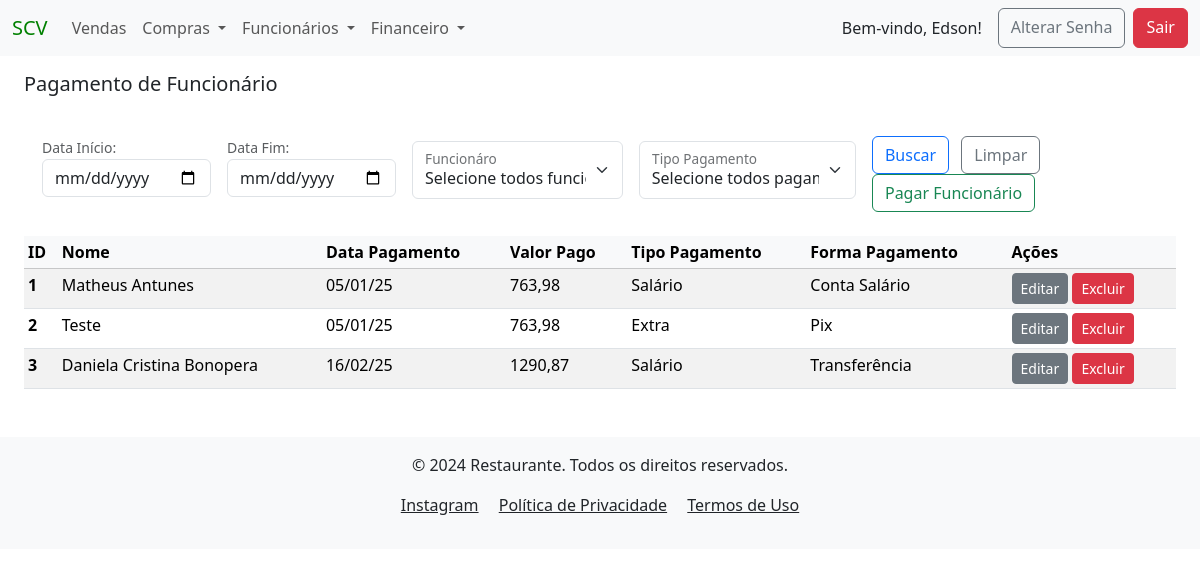
Page /payment/ (signed in) on the earlier database version.
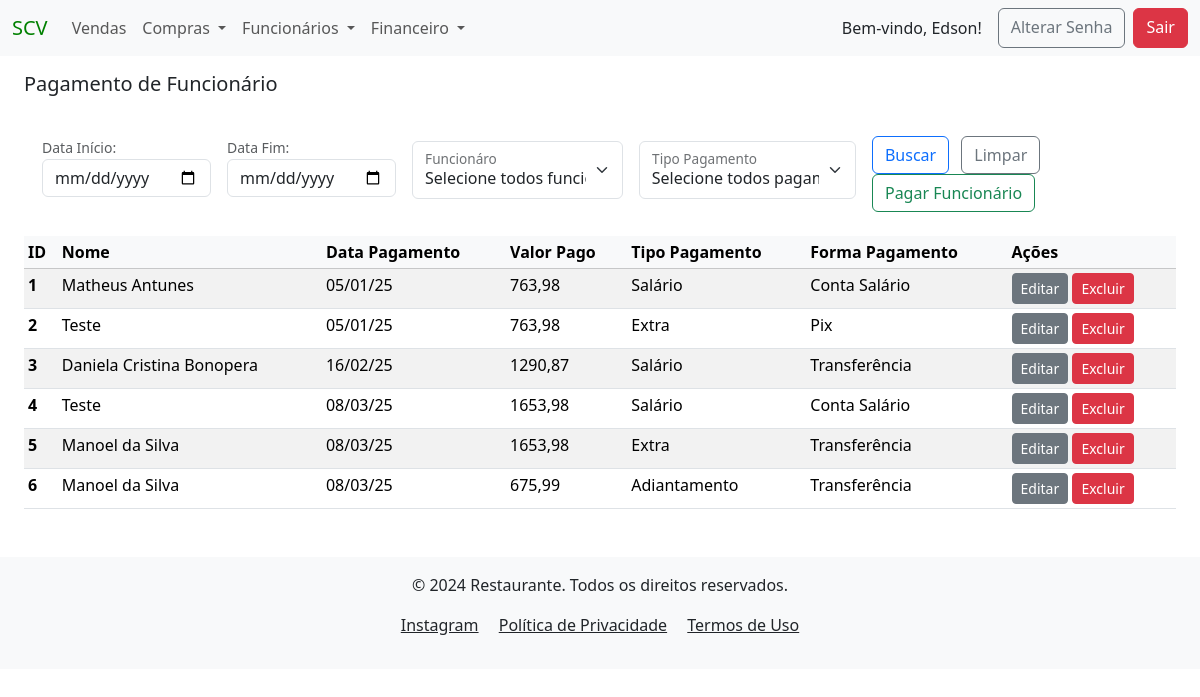
Same page on the later database version.
### funcionarios/models.py (models this page shows)
class Pagamento(models.Model):
    lista_tipo_pagamento = [
                            ('Salário', 'Salário'),
                            ('Adiantamento', 'Adiantamento'),
                            ('Vale', 'Vale'),
                            ('Vale Transporte', 'Vale Transporte'),
                            ('Extra', 'Extra'),
                            ('Rescisão', 'Rescisão'),
                            ('Comissão', 'Comissão'),
                            ('Férias', 'Férias'),
                            ('13° Salário', '13° Salário')
                            ]
    lista_forma_pagamento = [
                             ('Conta Salário', 'Conta Salário'),
                             ('Dinheiro', 'Dinheiro'),
                             ('Transferência', 'Transferência'),
                             ('Pix', 'Pix'),
                             ('Cheque', 'Cheque'),
                             ('Multa Recisória', 'Multa Recisória')
                             ]
    created_at = models.DateTimeField(auto_now_add=True)
    nome_funcionario = models.ForeignKey(Cadastro, on_delete=models.PROTECT, verbose_name="Funcionário", null=False)
    data_pagamento = models.DateField(verbose_name="Data Pagamento", null=False, blank=False,)
    valor_pago = models.DecimalField(verbose_name="Valor Pago", max_digits=9, decimal_places=2, null=False, blank=False)
    tipo_pagamento = models.CharField(verbose_name="Tipo de Pagamento", max_length=15, choices=lista_tipo_pagamento, null=False, blank=False)
    forma_pagamento = models.CharField(verbose_name="Forma de Pagamento", max_length=15, choices=lista_forma_pagamento, null=False, blank=False)
    author = models.ForeignKey(User, on_delete=models.PROTECT, blank=False, default=1)
    dt_atualizado = models.DateTimeField(auto_now=True, null=False, blank=False)

class Cadastro(models.Model):
    LIST_BANK = [('Banco do Brasil', 'Banco do Brasil'),
                   ('Banco Original', 'Banco Original'),
                   ('Bradesco', 'Bradesco'),
                   ('Caixa Econômica', 'Caixa Econômica'),
                   ('C6 Bank', 'C6 Bank'),
                   ('Itau', 'Itau'),
                   ('Inter', 'Inter'),
                   ('Neon', 'Neon'),
                   ('Next', 'Next'),
                   ('Nubank', 'Nubank'),
                   ('Santander', 'Santander'),
                   ]
    created_at = models.DateTimeField(auto_now_add=True)
    nome_funcionario = models.CharField(verbose_name="Funcionário", max_length=40 , blank=False, unique=True)
    rg = models.CharField(verbose_name="RG", max_length=14, null=True , blank=True)
    cpf = models.CharField(verbose_name="CPF", max_length=14, null=True , blank=True)
    carteira_trabalho = models.CharField(verbose_name="CTPS", max_length=12, null=True, blank=True)
    endereco = models.CharField(verbose_name="Endereço", max_length=40, null=True, blank=True)
    numero = models.CharField(verbose_name="Número", max_length=255, null=True, blank=True)
    bairro = models.CharField(verbose_name="Bairro", max_length=20, null=True, blank=True)
    cidade = models.CharField(verbose_name="Cidade", max_length=30, null=True, blank=True)
    telefone = models.CharField(verbose_name="Telefone", max_length=13, null=True, blank=True)
    banco = models.CharField(verbose_name="Banco", choices=LIST_BANK, max_length=15, null=True, blank=True)
    agencia = models.CharField(verbose_name="Agencia", max_length=7, null=True, blank=True)
    conta = models.CharField(verbose_name="Conta", max_length=10, null=True, blank=True)
    author = models.ForeignKey(User, on_delete=models.PROTECT, blank=False, default=1)
    dt_atualizado = models.DateTimeField(auto_now=True, null=False, blank=False)
    def __str__(self):
        return f"{self.nome_funcionario}"

### funcionarios/views.py (the view, shortened to what this page needs)
# urls.py: path('payment/', PagamentoListView.as_view(), name="pagamento_list"),
class PagamentoListView(LoginRequiredMixin, PermissionRequiredMixin, ListView):
    model = Pagamento
    template_name = 'funcionarios/pagamento_list.html'
    permission_required = 'funcionarios.view_pagamento'  # Permissão para visualizar objetos'
    def get_queryset(self):
        queryset = Pagamento.objects.all()
        data_inicio_pagamento_funcionario = self.request.GET.get('data_inicio_pagamento_funcionario')
        data_fim_pagamento_funcionario = self.request.GET.get('data_fim_pagamento_funcionario')
        if data_inicio_pagamento_funcionario:
            queryset = queryset.filter(data_pagamento__gte=data_inicio_pagamento_funcionario)
        if data_fim_pagamento_funcionario:
            queryset = queryset.filter(data_pagamento__lte=data_fim_pagamento_funcionario)
        nome_funcionario_pagamento = self.request.GET.get('nome_funcionario')
        if nome_funcionario_pagamento:
            queryset = queryset.filter(id=nome_funcionario_pagamento)
        tipo_pagamento = self.request.GET.get('tipo_pagamento')
        if tipo_pagamento:
            queryset = queryset.filter(id=tipo_pagamento)
        return queryset
    def get_context_data(self, **kwargs):
        context = super().get_context_data(**kwargs)
        context['pagamento_funcionarios'] = Pagamento.objects.all()
        return context

### funcionarios/templates/funcionarios/pagamento_list.html (shortened to what this page needs)
{% extends 'global/base.html' %}
{% block content %}
<h5 class="mb-4 mt-3">Pagamento de Funcionário</h5>
<div class="container">
    <form action="" method="GET" class="d-flex align-items-center">
        <div class="mb-2 me-2">
            <small for="data_inicio" class="form-text">Data Início:</small>
            <input type="date" class="form-control" id="data_inicio_pagamento_funcionario" name="data_inicio_pagamento_funcionario" value="{{ request.GET.data_pagamento }}">
        </div>
        <div class="mb-2 ms-2 me-2">
            <small for="data_fim" class="form-text">Data Fim:</small>
            <input type="date" class="form-control" id="data_fim_pagamento_funcionario" name="data_fim_pagamento_funcionario" value="{{ request.GET.data_pagamento }}">
        </div>
        <div class="form-floating mb-2 ms-2 me-2 mt-2">
            <select class="form-select" id="floatingSelect" name="nome_funcionario" aria-label="Floating label select example">
                <option value="">Selecione todos funcionário</option>
            </select>
            <label for="floatingSelect">Funcionáro</label>
        </div>
        <div class="form-floating mb-2 ms-2 me-2 mt-2">
            <select class="form-select" id="floatingSelect" name="tipo_pagamento" aria-label="Floating label select example">
                <option value="">Selecione todos pagamentos</option>
            </select>
            <label for="floatingSelect">Tipo Pagamento</label>
        </div>
        <div class="mb-2 ms-2 mt-3">
            <button type="submit" class="btn btn-outline-primary me-2" name="buscar_funcionario_pagamento">Buscar</button>
            <a href="{% url 'pagamento_list' %}" class="btn btn-outline-secondary me-2">Limpar</a>
            <a href="{% url 'create_payment' %}" class="btn btn-outline-success me-2">Pagar Funcionário</a>
        </div>
    </form>
</div>
{% if pagamento_list %}
<table class="table table-sm table-striped table-hover mt-3">
    <thead class="table-light">
    <tr>
        <th scope="col">ID</th>
        <th scope="col">Nome</th>
        <th scope="col">Data Pagamento</th>
        <th scope="col">Valor Pago</th>
        <th scope="col">Tipo Pagamento</th>
        <th scope="col">Forma Pagamento</th>
        <th scope="col">Ações</th>
    </tr>
    </thead>
    <tbody>
        {% for pagamento in pagamento_list %}
            <tr>
                <th scope="row" >{{ pagamento.pk }}</th>
                <td>{{ pagamento.nome_funcionario }}</td>
                <td>{{ pagamento.data_pagamento| date:"d/m/y"| default:"-" }}</td>
                <td>{{ pagamento.valor_pago| default:"-" }}</td>
                <td>{{ pagamento.tipo_pagamento| default:"-" }}</td>
                <td>{{ pagamento.forma_pagamento| default:"-" }}</td>
                <td>
                    <a href="{% url 'update_payment' pk=pagamento.pk %}" class="btn btn-secondary btn-sm">Editar</a>
                    <a href="{% url 'delete_payment' pk=pagamento.pk %}" class="btn btn-danger btn-sm">Excluir</a>
                </td>
            </tr>
        {% endfor %}
    </tbody>
</table>
{% else %}
<div class="container">
    <div class="alert alert-warning mt-3" role="alert">
        Não há pagamentos para o filtro selecionado.
    </div>
</div>
{% endif %}
{% endblock content %}

Differences in the rows shown:
added Pagamento: pk "4", nome_funcionario "Teste", data_pagamento "08/03/25", valor_pago "1653,98", tipo_pagamento "Salário", forma_pagamento "Conta Salário"
added Pagamento: pk "5", nome_funcionario "Manoel da Silva", data_pagamento "08/03/25", valor_pago "1653,98", tipo_pagamento "Extra", forma_pagamento "Transferência"
added Pagamento: pk "6", nome_funcionario "Manoel da Silva", data_pagamento "08/03/25", valor_pago "675,99", tipo_pagamento "Adiantamento", forma_pagamento "Transferência"
